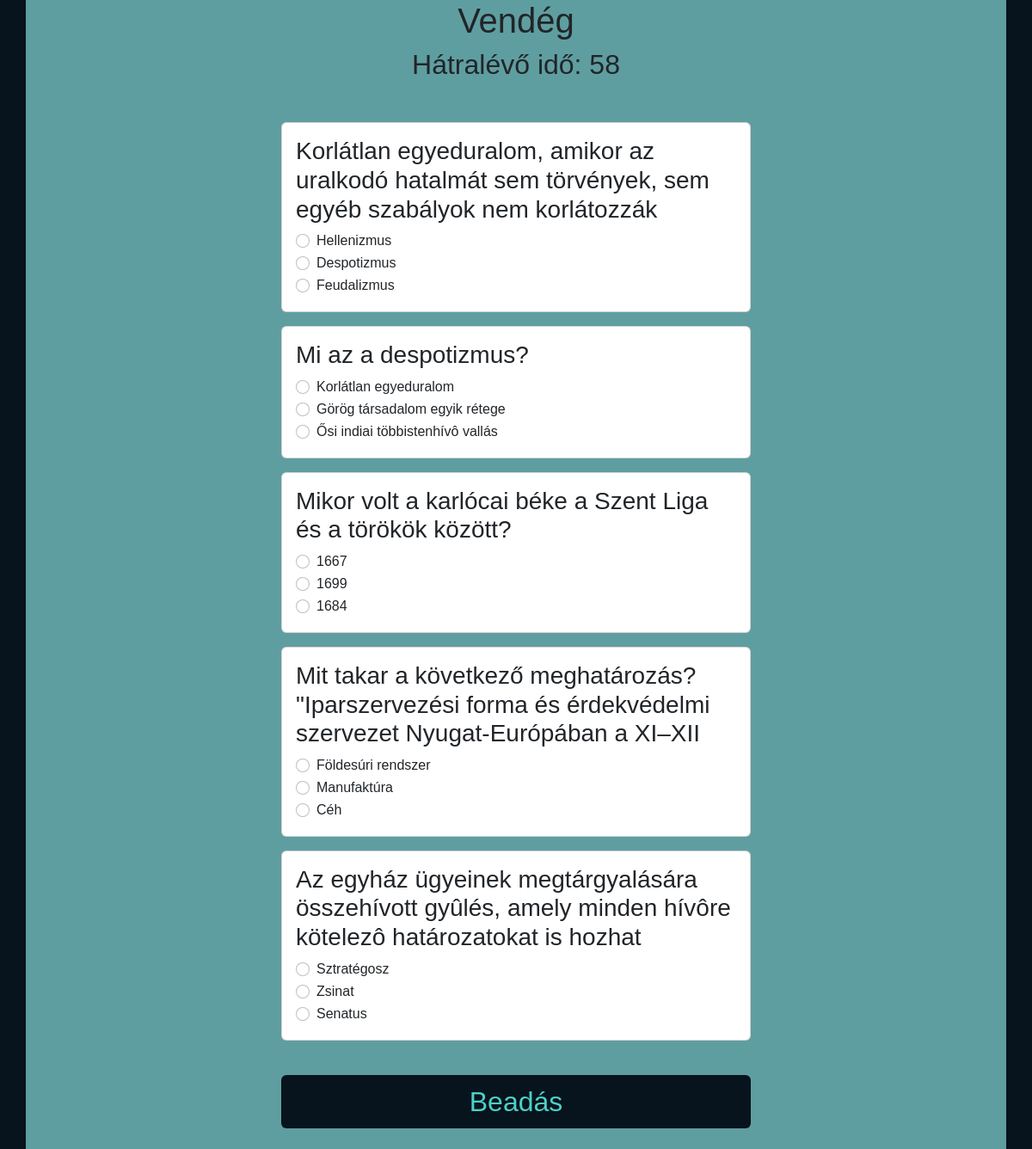
Page /quiz.php?targy=Történelem&nehez=1 on the committed database.
### tables this page shows
CREATE TABLE `kerdesek` (
  `id` int(10) UNSIGNED NOT NULL,
  `tema_id` int(10) UNSIGNED NOT NULL,
  `szoveg` varchar(256) NOT NULL
);

CREATE TABLE `valasztas` (
  `id` int(10) UNSIGNED NOT NULL,
  `kerdes_id` int(10) UNSIGNED NOT NULL,
  `szoveg` varchar(256) NOT NULL,
  `jovalasz` tinyint(1) NOT NULL
);

### kozos/adatbazis.php (called while the page is built, shortened)
<?php
class Database
{
    private $database = 'quiztime';
    private $host = 'localhost';
    private $user = 'root';
    private $password = '';
    protected $dbc = null;
    public function __construct()
    {
        try {
            $this->dbc = new mysqli($this->host, $this->user, $this->password, $this->database);
            $this->dbc->set_charset('utf8');
        } catch (mysqli_sql_exception $exc) {
            echo "Kapcsolódási hiba:" . $exc->getMessage();
        }
    }
    public function RunSQL($sql, ...$args)
    {
        try {
            $utasitas = $this->dbc->prepare($sql);
            if (count($args) != 0)
                $utasitas->bind_param(str_repeat("s", count($args)), ...$args);
            $utasitas->execute();
            $result = $utasitas->get_result();
            return $result;
        } catch (mysqli_sql_exception $exc) {
            echo "Lekérdezési hiba: " . $exc->getMessage();
        }
    }
    public function FetchData($sql, $args = [])
    {
        $result = $this->RunSQL($sql, ...$args);
        if ($result->num_rows > 0) {
            $returnValue = $result->fetch_all(MYSQLI_ASSOC);
        } else {
            $returnValue = [];
        }
        return $returnValue;
    }
}

### quiz.php (the view, shortened to what this page needs)
<?php
include 'kozos/adatbazis.php';
$db = new Database();
$targy = $_GET['targy'];
$nehez = ($_GET['nehez'] * 5);
$sql = "SELECT kerdesek.id,LOWER(tema.nev) as tema_nev, `szoveg` FROM `kerdesek` join tema on tema_id=tema.id having tema_nev = ?  order by RAND()  LIMIT $nehez;";
$kerdesk = $db->FetchData($sql, [$targy]);
?>
<!DOCTYPE html>
<html lang="en">
<head>
    <link href="kozos/bootstrap.min.css" rel="stylesheet" type="text/css" />
    <link href="kozos/quiz.css" rel="stylesheet" type="text/css" />
</head>
<body>
    <div class="container ">
        <div class="row pb-4">
        <div class="col-md-12 offset-lg-3 col-lg-6 col-xs-12 col-sm-12">
                <?php if (isset($_SESSION['felhasznalo'])): ?>
                    <h1 class="text-center">
                        <?= $_SESSION['felhasznalo']; ?>
                    </h1>
                <?php else: ?>
                    <h1 class="text-center">Vendég</h1>
                <?php endif; ?>
                <?php if (count($kerdesk) > 0): ?>
                    <form method='post' id='forma' action='eredmeny.php'>
                        <h2 class="text-center">Hátralévő idő: <span id='counter'>60</span></h2><br>
                        <?php foreach ($kerdesk as $q):
                            $id = $q["id"];
                            $sql = "SELECT * FROM valasztas WHERE kerdes_id = ?";
                            $valaszok = $db->FetchData($sql, [$id]) ?>
                            <div class="card my-3">
                                <div class="card-body">
                                    <h3 class="card-title">
                                        <?= $q["szoveg"] ?>
                                    </h3>
                                    <?php shuffle($valaszok); ?>
                                    <?php foreach ($valaszok as $a): ?>
                                        <div class="form-check">
                                            <input class="form-check-input" type='radio' name='radio_<?= $id ?>'
                                                id='radio_<?= $a["id"] ?>' value='<?= $a["id"]  ?>'>
                                            <label class="form-check-label" for='radio_<?= $a["id"] ?>'><?= $a["szoveg"] ?></label>
                                        </div>
                                    <?php endforeach; ?>
                                </div>
                            </div>
                        <?php endforeach; ?>
                        <br><button class='buttona btn btn-blue-black' id='beadas' name='beadas'
                            type='submit'>Beadás</button>
                    </form>
                <?php else: ?>
                    Nincs kérdés.
                <?php endif; ?>
            </div>
        </div>
    </div>
</body>
</html>

### kozos/quiz.css (style rules this page uses)
body { font-family: Arial, sans-serif; font-family: Arial, Helvetica, sans-serif; background-color: #07131d; margin: 0%; background-repeat: no-repeat; background-size: cover; background-position: center; min-height: 100vh; counter-reset: my-sec-counter; background-attachment: fixed; }
.buttona { width: 100%; font-size: 2em; display: block; margin: 0 auto }
.btn-blue-black { color: #4dcfc7; background-color: #07131d; }
.container { background-color: cadetblue; background-size: auto; flex-direction: column; justify-content: start; margin: auto; }

### rows in the picture
kerdesek: szoveg "Korlátlan egyeduralom, amikor az uralkodó hatalmát sem törvények, sem egyéb szabályok nem korlátozzák"
valasztas: szoveg "Hellenizmus"
valasztas: szoveg "Despotizmus"
valasztas: szoveg "Feudalizmus"
kerdesek: szoveg "Mi az a despotizmus?"
valasztas: szoveg "Korlátlan egyeduralom"
valasztas: szoveg "Görög társadalom egyik rétege"
valasztas: szoveg "Ősi indiai többistenhívô vallás"
kerdesek: szoveg "Mikor volt a karlócai béke a Szent Liga és a törökök között?"
valasztas: szoveg "1667"
valasztas: szoveg "1699"
valasztas: szoveg "1684"
kerdesek: szoveg "Mit takar a következő meghatározás? \"Iparszervezési forma és érdekvédelmi szervezet Nyugat-Európában a XI–XII"
valasztas: szoveg "Földesúri rendszer"
valasztas: szoveg "Manufaktúra"
valasztas: szoveg "Céh"
kerdesek: szoveg "Az egyház ügyeinek megtárgyalására összehívott gyûlés, amely minden hívôre kötelezô határozatokat is hozhat"
valasztas: szoveg "Sztratégosz"
valasztas: szoveg "Zsinat"
valasztas: szoveg "Senatus"
